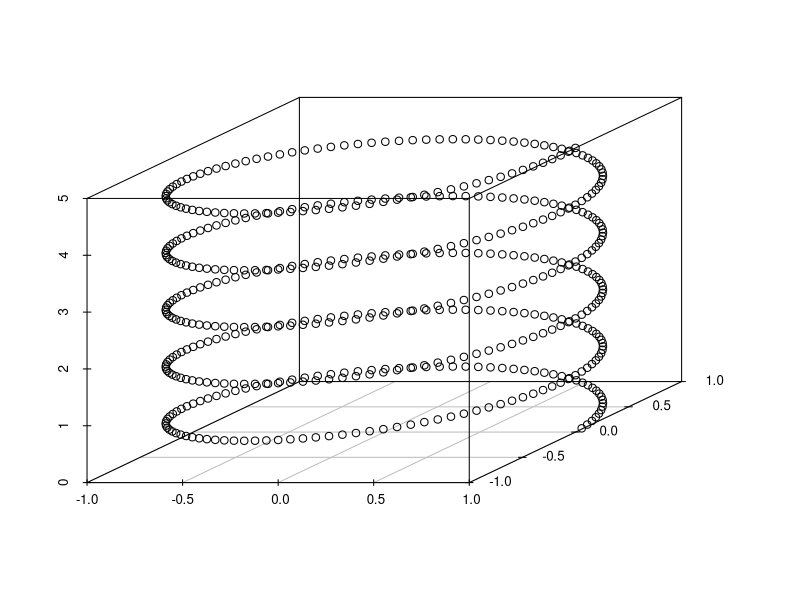
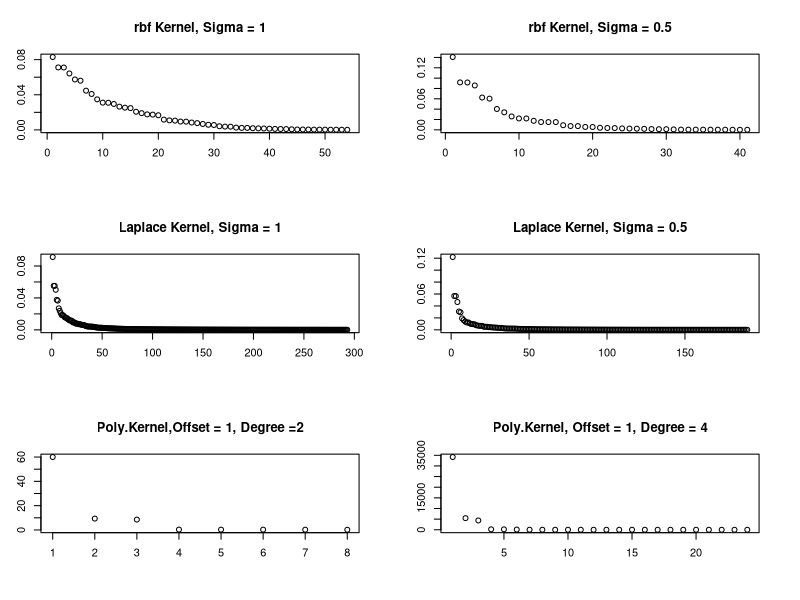
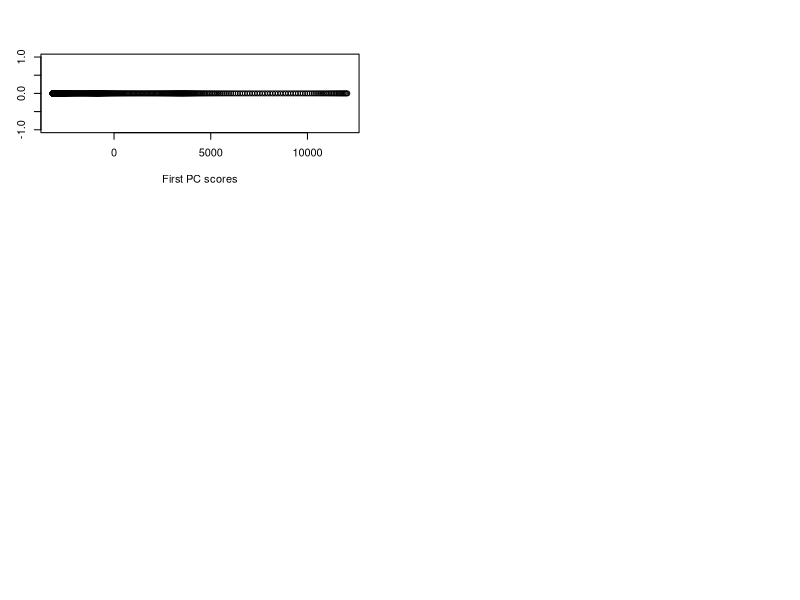

Write R code to recreate these figures, in order.
## ---- chunk 1
N <- 5e2
t <- 5*(1:N)/N
helix <- cbind(cos(2*pi*t), sin(2*pi*t),t)
scatterplot3d::scatterplot3d(helix, xlab = '', ylab = '', zlab = '')
## ---- chunk 2
library("kernlab")
out1 <- kpca(helix, kernel = "rbfdot", kpar = list(sigma = 1))
out2 <- kpca(helix, kernel = "rbfdot", kpar = list(sigma = 0.5))
out3 <- kpca(helix, kernel = "laplacedot", kpar = list(sigma = 1))
out4 <- kpca(helix, kernel = "laplacedot", kpar = list(sigma = 0.5))
out5 <- kpca(helix, kernel = "polydot", kpar = list(degree = 2, offset =1 ))
out6 <- kpca(helix, kernel = "polydot", kpar = list(degree = 4, offset = 1))
par(mfrow = c(3,2))
plot(out1@eig, main = "rbf Kernel, Sigma = 1", xlab = "", ylab = "PC Variance")
plot(out2@eig, main = "rbf Kernel, Sigma = 0.5", xlab = "", ylab = "PC Variance")
plot(out3@eig, main = "Laplace Kernel, Sigma = 1", xlab = "", ylab = "PC Variance")
plot(out4@eig, main = "Laplace Kernel, Sigma = 0.5", xlab = "", ylab = "PC Variance")
plot(out5@eig, main = "Poly.Kernel,Offset = 1, Degree =2", xlab = "", ylab = "PC Variance")
plot(out6@eig, main = "Poly.Kernel, Offset = 1, Degree = 4", xlab = "", ylab = "PC Variance")
## ---- chunk 3
plot(out6@rotated[,1], rep(0,N), cex = 1, xlab = "First PC scores", ylab = '')
